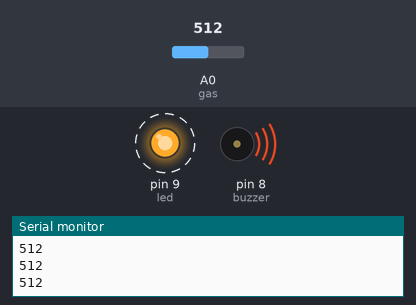
Recording of a sketch running on a simulated Arduino Uno, built with avr-gcc and run on an emulated ATmega328P. On the bench: output pins drawn as LEDs (lit = HIGH), buzzer (waves = sounding), the last lines printed to the serial monitor. Dashed ring = blinking. The inputs (shaded band) are chosen by the test bench; at power-on: A0 (gas) = 512.

Above: at 0.9 s.
1.3 s: A0 (gas) set to 482
At 2.2 s:
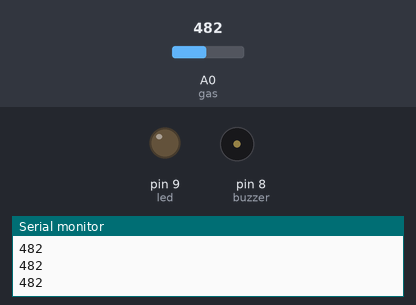
3.1 s: A0 (gas) set to 510
At 3.2 s:
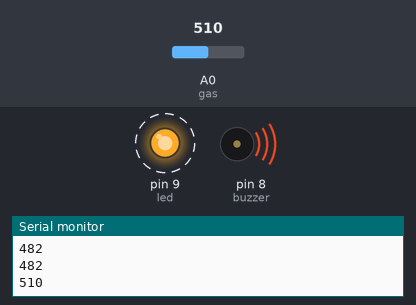
6.1 s: A0 (gas) set to 490
At 6.21 s:
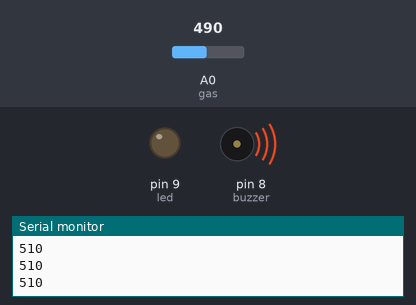
7.8 s: A0 (gas) set to 511
At 7.9 s:
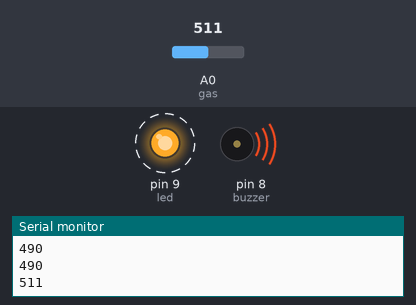
Timing chart, 0 to 11.8 s (numbered marks = the images above; inputs shaded):
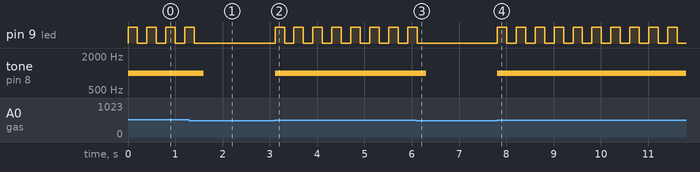

Measured:
- the behaviour switches between 501 and 500 on A0 (gas) (found by bisection; images 0 and 1)
- after the input at 1.3 s, pin 9 (led): goes on until 1.4 s, then stays LOW; tone on pin 8 (buzzer): 1000 Hz → silent after 0.30 s
- after the input at 3.1 s, pin 9 (led): alternates HIGH for 0.20 s and LOW for 0.20 s, starting at once; tone on pin 8 (buzzer): silent → 1000 Hz at once
- after the input at 6.1 s, pin 9 (led): goes on until 6.1 s, then stays LOW; tone on pin 8 (buzzer): 1000 Hz → silent after 0.21 s
- after the input at 7.8 s, pin 9 (led): alternates HIGH for 0.20 s and LOW for 0.20 s, starting at once; tone on pin 8 (buzzer): silent → 1000 Hz at once
- by itself, pin 9 (led): alternates HIGH for 0.20 s and LOW for 0.20 s

The sketch:

gas_detection.ino
```cpp
int gas = A0;
int buzzer = 8;
int led = 9;

int seuil = 500;

void setup() {
  pinMode(buzzer, OUTPUT);
  pinMode(led, OUTPUT);
  Serial.begin(9600);
}

void loop() {
  int value = analogRead(gas);
  Serial.println(value);

  if (value > seuil) {

    tone(buzzer, 1000);
    digitalWrite(led, HIGH);
    delay(200);
    digitalWrite(led, LOW);
    delay(200);
  } else {

    noTone(buzzer);
    digitalWrite(led, LOW);
  }
}
```
